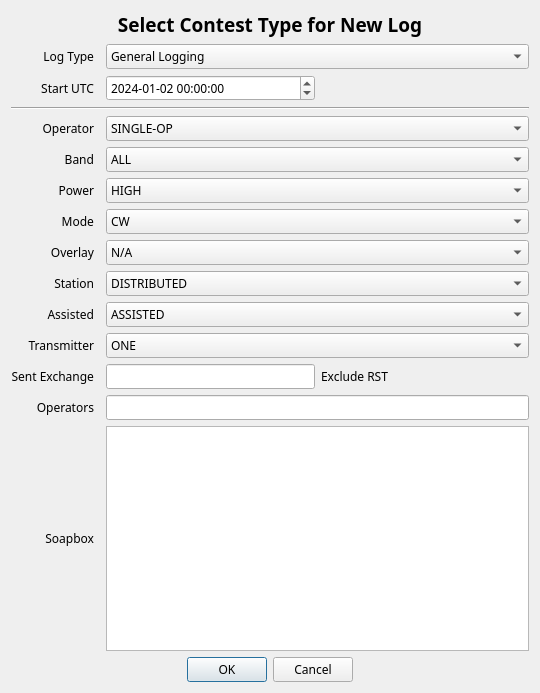
<?xml version="1.0" encoding="UTF-8"?>
<ui version="4.0">
 <class>Dialog</class>
 <widget class="QDialog" name="Dialog">
  <property name="geometry">
   <rect>
    <x>0</x>
    <y>0</y>
    <width>540</width>
    <height>693</height>
   </rect>
  </property>
  <property name="font">
   <font>
    <family>JetBrains Mono</family>
   </font>
  </property>
  <property name="windowTitle">
   <string>New Contest</string>
  </property>
  <layout class="QGridLayout" name="gridLayout">
   <item row="15" column="2" colspan="2">
    <widget class="QPlainTextEdit" name="soapbox">
     <property name="accessibleName">
      <string>Soap Box</string>
     </property>
     <property name="accessibleDescription">
      <string>The soap box</string>
     </property>
    </widget>
   </item>
   <item row="5" column="0">
    <widget class="QLabel" name="label_5">
     <property name="text">
      <string>Band</string>
     </property>
     <property name="alignment">
      <set>Qt::AlignRight|Qt::AlignTrailing|Qt::AlignVCenter</set>
     </property>
    </widget>
   </item>
   <item row="7" column="0">
    <widget class="QLabel" name="label_7">
     <property name="text">
      <string>Mode</string>
     </property>
     <property name="alignment">
      <set>Qt::AlignRight|Qt::AlignTrailing|Qt::AlignVCenter</set>
     </property>
    </widget>
   </item>
   <item row="2" column="0">
    <widget class="QLabel" name="label_3">
     <property name="text">
      <string>Start UTC</string>
     </property>
     <property name="alignment">
      <set>Qt::AlignRight|Qt::AlignTrailing|Qt::AlignVCenter</set>
     </property>
    </widget>
   </item>
   <item row="10" column="2" colspan="2">
    <widget class="QComboBox" name="assisted">
     <property name="accessibleName">
      <string>Assisted</string>
     </property>
     <property name="accessibleDescription">
      <string>Assisted category.</string>
     </property>
     <item>
      <property name="text">
       <string>ASSISTED</string>
      </property>
     </item>
     <item>
      <property name="text">
       <string>NON-ASSISTED</string>
      </property>
     </item>
    </widget>
   </item>
   <item row="12" column="2" rowspan="2">
    <widget class="QLineEdit" name="exchange">
     <property name="accessibleName">
      <string>Sent exchange</string>
     </property>
     <property name="accessibleDescription">
      <string>sent exchange, excluding r s t.</string>
     </property>
     <property name="styleSheet">
      <string notr="true">text-transform: uppercase;</string>
     </property>
    </widget>
   </item>
   <item row="7" column="2" colspan="2">
    <widget class="QComboBox" name="mode">
     <property name="accessibleName">
      <string>Operating mode</string>
     </property>
     <property name="accessibleDescription">
      <string>Mode category</string>
     </property>
     <item>
      <property name="text">
       <string>CW</string>
      </property>
     </item>
     <item>
      <property name="text">
       <string>SSB</string>
      </property>
     </item>
     <item>
      <property name="text">
       <string>RTTY</string>
      </property>
     </item>
     <item>
      <property name="text">
       <string>PSK</string>
      </property>
     </item>
     <item>
      <property name="text">
       <string>SSB+CW</string>
      </property>
     </item>
     <item>
      <property name="text">
       <string>DIGITAL</string>
      </property>
     </item>
     <item>
      <property name="text">
       <string>SSB+CW+DIGITAL</string>
      </property>
     </item>
     <item>
      <property name="text">
       <string>FM</string>
      </property>
     </item>
    </widget>
   </item>
   <item row="12" column="0" rowspan="2">
    <widget class="QLabel" name="label_12">
     <property name="text">
      <string>Sent Exchange</string>
     </property>
     <property name="alignment">
      <set>Qt::AlignRight|Qt::AlignTrailing|Qt::AlignVCenter</set>
     </property>
    </widget>
   </item>
   <item row="9" column="0">
    <widget class="QLabel" name="label_9">
     <property name="text">
      <string>Station</string>
     </property>
     <property name="alignment">
      <set>Qt::AlignRight|Qt::AlignTrailing|Qt::AlignVCenter</set>
     </property>
    </widget>
   </item>
   <item row="0" column="0" colspan="4">
    <widget class="QLabel" name="title">
     <property name="font">
      <font>
       <family>JetBrains Mono</family>
       <pointsize>14</pointsize>
       <bold>true</bold>
      </font>
     </property>
     <property name="text">
      <string>Select Contest Type for New Log</string>
     </property>
     <property name="alignment">
      <set>Qt::AlignCenter</set>
     </property>
    </widget>
   </item>
   <item row="1" column="2" colspan="2">
    <widget class="QComboBox" name="contest">
     <property name="accessibleName">
      <string>Contest Selector</string>
     </property>
     <property name="accessibleDescription">
      <string>Contest or log type.</string>
     </property>
     <item>
      <property name="text">
       <string>General Logging</string>
      </property>
     </item>
     <item>
      <property name="text">
       <string>10 10 FALL CW</string>
      </property>
     </item>
     <item>
      <property name="text">
       <string>10 10 SPRING CW</string>
      </property>
     </item>
     <item>
      <property name="text">
       <string>10 10 SUMMER PHONE</string>
      </property>
     </item>
     <item>
      <property name="text">
       <string>10 10 WINTER PHONE</string>
      </property>
     </item>
     <item>
      <property name="text">
       <string>ARI 40 80</string>
      </property>
     </item>
     <item>
      <property name="text">
       <string>ARI DX</string>
      </property>
     </item>
     <item>
      <property name="text">
       <string>ARRL 10M</string>
      </property>
     </item>
     <item>
      <property name="text">
       <string>ARRL 160M</string>
      </property>
     </item>
     <item>
      <property name="text">
       <string>ARRL DX CW</string>
      </property>
     </item>
     <item>
      <property name="text">
       <string>ARRL DX SSB</string>
      </property>
     </item>
     <item>
      <property name="text">
       <string>ARRL FIELD DAY</string>
      </property>
     </item>
     <item>
      <property name="text">
       <string>ARRL RTTY RU</string>
      </property>
     </item>
     <item>
      <property name="text">
       <string>ARRL SS CW</string>
      </property>
     </item>
     <item>
      <property name="text">
       <string>ARRL SS PHONE</string>
      </property>
     </item>
     <item>
      <property name="text">
       <string>ARRL VHF JAN</string>
      </property>
     </item>
     <item>
      <property name="text">
       <string>ARRL VHF JUN</string>
      </property>
     </item>
     <item>
      <property name="text">
       <string>ARRL VHF SEP</string>
      </property>
     </item>
      <item>
      <property name="text">
       <string>VHF SPRINT</string>
      </property>
     </item>
     <item>
      <property name="text">
       <string>CANADA DAY</string>
      </property>
     </item>
     <item>
      <property name="text">
       <string>CQ 160 CW</string>
      </property>
     </item>
     <item>
      <property name="text">
       <string>CQ 160 SSB</string>
      </property>
     </item>
     <item>
      <property name="text">
       <string>CQ WPX CW</string>
      </property>
     </item>
     <item>
      <property name="text">
       <string>CQ WPX RTTY</string>
      </property>
     </item>
     <item>
      <property name="text">
       <string>CQ WPX SSB</string>
      </property>
     </item>
     <item>
      <property name="text">
       <string>CQ WW CW</string>
      </property>
     </item>
     <item>
      <property name="text">
       <string>CQ WW RTTY</string>
      </property>
     </item>
     <item>
      <property name="text">
       <string>CQ WW SSB</string>
      </property>
     </item>
     <item>
      <property name="text">
       <string>CWT</string>
      </property>
     </item>
     <item>
      <property name="text">
       <string>CWO</string>
      </property>
     </item>
     <item>
      <property name="text">
       <string>DARC XMAS</string>
      </property>
     </item>
     <item>
      <property name="text">
       <string>DARC VHF</string>
      </property>
     </item>
     <item>
      <property name="text">
       <string>EA MAJISTAD CW</string>
      </property>
     </item>
     <item>
      <property name="text">
       <string>EA MAJISTAD SSB</string>
      </property>
     </item>
     <item>
      <property name="text">
       <string>EA RTTY</string>
      </property>
     </item>
     <item>
      <property name="text">
       <string>ES OPEN</string>
      </property>
     </item>
     <item>
      <property name="text">
       <string>ES FIELD DAY</string>
      </property>
     </item>
     <item>
      <property name="text">
       <string>ES MANUAL KEY</string>
      </property>
     </item>
     <item>
      <property name="text">
       <string>HELVETIA</string>
      </property>
     </item>
     <item>
      <property name="text">
       <string>ICWC MST</string>
      </property>
     </item>
     <item>
      <property name="text">
       <string>IARU FIELDDAY R1 CW</string>
      </property>
     </item>
     <item>
      <property name="text">
       <string>IARU FIELDDAY R1 SSB</string>
      </property>
     </item>
     <item>
      <property name="text">
       <string>IARU HF</string>
      </property>
     </item>
     <item>
      <property name="text">
       <string>JIDX CW</string>
      </property>
     </item>
     <item>
      <property name="text">
       <string>JIDX PH</string>
      </property>
     </item>
     <item>
      <property name="text">
       <string>K1USN SST</string>
      </property>
     </item>
     <item>
      <property name="text">
       <string>LABRE RS DIGI</string>
      </property>
     </item>
     <item>
      <property name="text">
       <string>LZ-DX</string>
      </property>
     </item>
     <item>
      <property name="text">
       <string>NAQP CW</string>
      </property>
     </item>
     <item>
      <property name="text">
       <string>NAQP RTTY</string>
      </property>
     </item>
     <item>
      <property name="text">
       <string>NAQP SSB</string>
      </property>
     </item>
     <item>
      <property name="text">
       <string>PHONE WEEKLY TEST</string>
      </property>
     </item>
     <item>
      <property name="text">
       <string>RAEM</string>
      </property>
     </item>
     <item>
      <property name="text">
       <string>RANDOMGRAM</string>
      </property>
     </item>
     <item>
      <property name="text">
       <string>REF CW</string>
      </property>
     </item>
     <item>
      <property name="text">
       <string>REF SSB</string>
      </property>
     </item>
     <item>
      <property name="text">
       <string>RSGB 80M CC</string>
      </property>
     </item>
     <item>
      <property name="text">
       <string>SAC CW</string>
      </property>
     </item>
     <item>
      <property name="text">
       <string>SAC SSB</string>
      </property>
     </item>
     <item>
      <property name="text">
       <string>SPDX</string>
      </property>
     </item>
     <item>
      <property name="text">
       <string>STEW PERRY TOPBAND</string>
      </property>
     </item>
     <item>
      <property name="text">
       <string>Texas QSO Party</string>
      </property>
     </item>
     <item>
      <property name="text">
       <string>UKEIDX</string>
      </property>
     </item>
     <item>
      <property name="text">
       <string>WEEKLY RTTY</string>
      </property>
     </item>
     <item>
      <property name="text">
       <string>WINTER FIELD DAY</string>
      </property>
     </item>
    </widget>
   </item>
   <item row="2" column="2">
    <widget class="QDateTimeEdit" name="dateTimeEdit">
     <property name="accessibleName">
      <string>Start of contest Date and U T C Time</string>
     </property>
     <property name="dateTime">
      <datetime>
       <hour>0</hour>
       <minute>0</minute>
       <second>0</second>
       <year>2024</year>
       <month>1</month>
       <day>2</day>
      </datetime>
     </property>
     <property name="date">
      <date>
       <year>2024</year>
       <month>1</month>
       <day>2</day>
      </date>
     </property>
     <property name="time">
      <time>
       <hour>0</hour>
       <minute>0</minute>
       <second>0</second>
      </time>
     </property>
     <property name="maximumDateTime">
      <datetime>
       <hour>7</hour>
       <minute>59</minute>
       <second>59</second>
       <year>10000</year>
       <month>1</month>
       <day>1</day>
      </datetime>
     </property>
     <property name="currentSection">
      <enum>QDateTimeEdit::YearSection</enum>
     </property>
     <property name="displayFormat">
      <string>yyyy-MM-dd HH:mm:ss</string>
     </property>
     <property name="timeSpec">
      <enum>Qt::UTC</enum>
     </property>
    </widget>
   </item>
   <item row="8" column="0">
    <widget class="QLabel" name="label_8">
     <property name="text">
      <string>Overlay</string>
     </property>
     <property name="alignment">
      <set>Qt::AlignRight|Qt::AlignTrailing|Qt::AlignVCenter</set>
     </property>
    </widget>
   </item>
   <item row="14" column="0">
    <widget class="QLabel" name="label_13">
     <property name="text">
      <string>Operators</string>
     </property>
     <property name="alignment">
      <set>Qt::AlignRight|Qt::AlignTrailing|Qt::AlignVCenter</set>
     </property>
    </widget>
   </item>
   <item row="10" column="0">
    <widget class="QLabel" name="label_10">
     <property name="text">
      <string>Assisted</string>
     </property>
     <property name="alignment">
      <set>Qt::AlignRight|Qt::AlignTrailing|Qt::AlignVCenter</set>
     </property>
    </widget>
   </item>
   <item row="1" column="0">
    <widget class="QLabel" name="label_2">
     <property name="text">
      <string>Log Type</string>
     </property>
     <property name="alignment">
      <set>Qt::AlignRight|Qt::AlignTrailing|Qt::AlignVCenter</set>
     </property>
    </widget>
   </item>
   <item row="2" column="3">
    <spacer name="horizontalSpacer">
     <property name="orientation">
      <enum>Qt::Horizontal</enum>
     </property>
     <property name="sizeHint" stdset="0">
      <size>
       <width>40</width>
       <height>20</height>
      </size>
     </property>
    </spacer>
   </item>
   <item row="4" column="2" colspan="2">
    <widget class="QComboBox" name="operator_class">
     <property name="accessibleName">
      <string>Operator Category</string>
     </property>
     <property name="accessibleDescription">
      <string>Operator category.</string>
     </property>
     <item>
      <property name="text">
       <string>SINGLE-OP</string>
      </property>
     </item>
     <item>
      <property name="text">
       <string>MULTI-OP</string>
      </property>
     </item>
     <item>
      <property name="text">
       <string>CHECKLOG</string>
      </property>
     </item>
    </widget>
   </item>
   <item row="6" column="2" colspan="2">
    <widget class="QComboBox" name="power">
     <property name="accessibleName">
      <string>Power Category</string>
     </property>
     <property name="accessibleDescription">
      <string>Power category</string>
     </property>
     <item>
      <property name="text">
       <string>HIGH</string>
      </property>
     </item>
     <item>
      <property name="text">
       <string>LOW</string>
      </property>
     </item>
     <item>
      <property name="text">
       <string>QRP</string>
      </property>
     </item>
    </widget>
   </item>
   <item row="11" column="0">
    <widget class="QLabel" name="label_11">
     <property name="text">
      <string>Transmitter</string>
     </property>
     <property name="alignment">
      <set>Qt::AlignRight|Qt::AlignTrailing|Qt::AlignVCenter</set>
     </property>
    </widget>
   </item>
   <item row="15" column="0">
    <widget class="QLabel" name="label_14">
     <property name="text">
      <string>Soapbox</string>
     </property>
     <property name="alignment">
      <set>Qt::AlignRight|Qt::AlignTrailing|Qt::AlignVCenter</set>
     </property>
    </widget>
   </item>
   <item row="6" column="0">
    <widget class="QLabel" name="label_6">
     <property name="text">
      <string>Power</string>
     </property>
     <property name="alignment">
      <set>Qt::AlignRight|Qt::AlignTrailing|Qt::AlignVCenter</set>
     </property>
    </widget>
   </item>
   <item row="11" column="2" colspan="2">
    <widget class="QComboBox" name="transmitter">
     <property name="accessibleName">
      <string>Transmitter</string>
     </property>
     <property name="accessibleDescription">
      <string>Transmitter category.</string>
     </property>
     <item>
      <property name="text">
       <string>ONE</string>
      </property>
     </item>
     <item>
      <property name="text">
       <string>TWO</string>
      </property>
     </item>
     <item>
      <property name="text">
       <string>LIMITED</string>
      </property>
     </item>
     <item>
      <property name="text">
       <string>UNLIMITED</string>
      </property>
     </item>
     <item>
      <property name="text">
       <string>SWL</string>
      </property>
     </item>
    </widget>
   </item>
   <item row="5" column="2" colspan="2">
    <widget class="QComboBox" name="band">
     <property name="accessibleName">
      <string>Band Category</string>
     </property>
     <property name="accessibleDescription">
      <string>Band category.</string>
     </property>
     <item>
      <property name="text">
       <string>ALL</string>
      </property>
     </item>
     <item>
      <property name="text">
       <string>160M</string>
      </property>
     </item>
     <item>
      <property name="text">
       <string>80M</string>
      </property>
     </item>
     <item>
      <property name="text">
       <string>40M</string>
      </property>
     </item>
     <item>
      <property name="text">
       <string>20M</string>
      </property>
     </item>
     <item>
      <property name="text">
       <string>15M</string>
      </property>
     </item>
     <item>
      <property name="text">
       <string>10M</string>
      </property>
     </item>
     <item>
      <property name="text">
       <string>6M</string>
      </property>
     </item>
     <item>
      <property name="text">
       <string>2M</string>
      </property>
     </item>
     <item>
      <property name="text">
       <string>222</string>
      </property>
     </item>
     <item>
      <property name="text">
       <string>432</string>
      </property>
     </item>
     <item>
      <property name="text">
       <string>902</string>
      </property>
     </item>
     <item>
      <property name="text">
       <string>1.2G</string>
      </property>
     </item>
     <item>
      <property name="text">
       <string>2.3G</string>
      </property>
     </item>
     <item>
      <property name="text">
       <string>3.4G</string>
      </property>
     </item>
     <item>
      <property name="text">
       <string>5.7G</string>
      </property>
     </item>
     <item>
      <property name="text">
       <string>10G</string>
      </property>
     </item>
     <item>
      <property name="text">
       <string>24G</string>
      </property>
     </item>
     <item>
      <property name="text">
       <string>47G</string>
      </property>
     </item>
     <item>
      <property name="text">
       <string>75G</string>
      </property>
     </item>
     <item>
      <property name="text">
       <string>119G</string>
      </property>
     </item>
     <item>
      <property name="text">
       <string>142G</string>
      </property>
     </item>
     <item>
      <property name="text">
       <string>241G</string>
      </property>
     </item>
     <item>
      <property name="text">
       <string>LIGHT</string>
      </property>
     </item>
     <item>
      <property name="text">
       <string>VHF-3-BAND</string>
      </property>
     </item>
     <item>
      <property name="text">
       <string>VHF-FM-ONLY</string>
      </property>
     </item>
    </widget>
   </item>
   <item row="12" column="3" rowspan="2">
    <widget class="QLabel" name="label_15">
     <property name="text">
      <string>Exclude RST</string>
     </property>
    </widget>
   </item>
   <item row="8" column="2" colspan="2">
    <widget class="QComboBox" name="overlay">
     <property name="accessibleName">
      <string>Overlay category</string>
     </property>
     <property name="accessibleDescription">
      <string>Overlay category</string>
     </property>
     <item>
      <property name="text">
       <string>N/A</string>
      </property>
     </item>
     <item>
      <property name="text">
       <string>CLASSIC</string>
      </property>
     </item>
     <item>
      <property name="text">
       <string>NOVICE-TECH</string>
      </property>
     </item>
     <item>
      <property name="text">
       <string>OVER-50</string>
      </property>
     </item>
     <item>
      <property name="text">
       <string>ROOKIE</string>
      </property>
     </item>
     <item>
      <property name="text">
       <string>TB-WIRES</string>
      </property>
     </item>
     <item>
      <property name="text">
       <string>YOUTH</string>
      </property>
     </item>
     <item>
      <property name="text">
       <string>YL</string>
      </property>
     </item>
    </widget>
   </item>
   <item row="14" column="2" colspan="2">
    <widget class="QLineEdit" name="operators">
     <property name="accessibleName">
      <string>Operators</string>
     </property>
     <property name="accessibleDescription">
      <string>operators in contest.</string>
     </property>
     <property name="styleSheet">
      <string notr="true">text-transform: uppercase;</string>
     </property>
    </widget>
   </item>
   <item row="4" column="0">
    <widget class="QLabel" name="label_4">
     <property name="text">
      <string>Operator</string>
     </property>
     <property name="alignment">
      <set>Qt::AlignRight|Qt::AlignTrailing|Qt::AlignVCenter</set>
     </property>
    </widget>
   </item>
   <item row="9" column="2" colspan="2">
    <widget class="QComboBox" name="station">
     <property name="accessibleName">
      <string>Station type</string>
     </property>
     <property name="accessibleDescription">
      <string>Station type.</string>
     </property>
     <item>
      <property name="text">
       <string>DISTRIBUTED</string>
      </property>
     </item>
     <item>
      <property name="text">
       <string>EXPEDITION</string>
      </property>
     </item>
     <item>
      <property name="text">
       <string>FIXED</string>
      </property>
     </item>
     <item>
      <property name="text">
       <string>HQ</string>
      </property>
     </item>
     <item>
      <property name="text">
       <string>MOBILE</string>
      </property>
     </item>
     <item>
      <property name="text">
       <string>PORTABLE</string>
      </property>
     </item>
     <item>
      <property name="text">
       <string>ROVER</string>
      </property>
     </item>
     <item>
      <property name="text">
       <string>ROVER-LIMITED</string>
      </property>
     </item>
     <item>
      <property name="text">
       <string>ROVER-UNLIMITED</string>
      </property>
     </item>
     <item>
      <property name="text">
       <string>SCHOOL</string>
      </property>
     </item>
    </widget>
   </item>
   <item row="16" column="0" colspan="4">
    <widget class="QDialogButtonBox" name="buttonBox">
     <property name="orientation">
      <enum>Qt::Horizontal</enum>
     </property>
     <property name="standardButtons">
      <set>QDialogButtonBox::StandardButton::Cancel|QDialogButtonBox::StandardButton::Ok</set>
     </property>
     <property name="centerButtons">
      <bool>true</bool>
     </property>
    </widget>
   </item>
   <item row="3" column="0" colspan="4">
    <widget class="Line" name="line">
     <property name="minimumSize">
      <size>
       <width>0</width>
       <height>0</height>
      </size>
     </property>
     <property name="orientation">
      <enum>Qt::Horizontal</enum>
     </property>
    </widget>
   </item>
  </layout>
 </widget>
 <tabstops>
  <tabstop>contest</tabstop>
  <tabstop>dateTimeEdit</tabstop>
  <tabstop>operator_class</tabstop>
  <tabstop>band</tabstop>
  <tabstop>power</tabstop>
  <tabstop>mode</tabstop>
  <tabstop>overlay</tabstop>
  <tabstop>station</tabstop>
  <tabstop>assisted</tabstop>
  <tabstop>transmitter</tabstop>
  <tabstop>exchange</tabstop>
  <tabstop>operators</tabstop>
  <tabstop>soapbox</tabstop>
 </tabstops>
 <resources/>
 <connections>
  <connection>
   <sender>buttonBox</sender>
   <signal>accepted()</signal>
   <receiver>Dialog</receiver>
   <slot>accept()</slot>
   <hints>
    <hint type="sourcelabel">
     <x>248</x>
     <y>254</y>
    </hint>
    <hint type="destinationlabel">
     <x>157</x>
     <y>274</y>
    </hint>
   </hints>
  </connection>
  <connection>
   <sender>buttonBox</sender>
   <signal>rejected()</signal>
   <receiver>Dialog</receiver>
   <slot>reject()</slot>
   <hints>
    <hint type="sourcelabel">
     <x>316</x>
     <y>260</y>
    </hint>
    <hint type="destinationlabel">
     <x>286</x>
     <y>274</y>
    </hint>
   </hints>
  </connection>
 </connections>
</ui>
